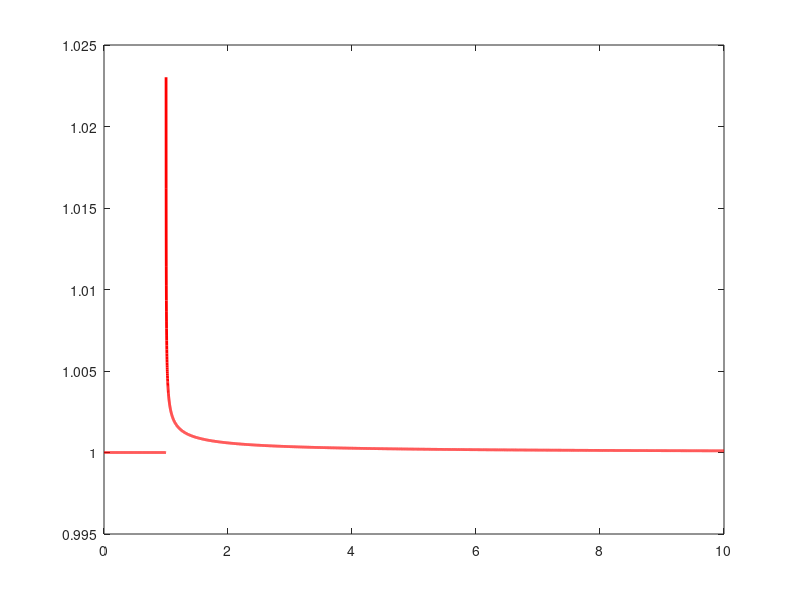

This chart was generated by the following MATLAB code:
% clear all;

Fs = 48000 ;
h = 0.05; % layer thickness
rho_1 = 780 ;% granite density
rho_0 = 1.21 ;% air density
sigma = 12000 ;% flow resistivity of melamine foam (Internet)
F = 0.99 ;% porosity of melamine foam (Internet)
alpha = 1.01 ;% tortuosity of melamine foam (Internet)
nu = 0.276 ;% Poisson ratio for melamine foam (Internet)
K_a = 1.42e5 ;% bulk modulus of the fluid in the pores (air)
Lambda = 100e-6 ;% characteristic viscous dimension
Lambda_s = 400e-6 ; % characteristic thermal dimension
eta = 15e-6 ;%air dynamic viscosity 
N = 86000*(1+0.05i) ;%shear modulus of melamine foam (Internet)
c0 = 343 ;
gamma = 1.4 ;% adiabatic coefficient for air
c_p = 1006 ;% constant pressure
khi = 26.2e-3 ;% temperature conductivity for air
k_0_s = 1.5e-9 ; %thermal permeability
K_s = 1e8;

sz = 5000 ;


freq = 2000 /sz ; 


omega = 2*pi*freq ;
theta = asin(0:0.001:10) ;%(1:1:90) / 180 * pi; %0/180*pi;


Pr = eta * c_p/khi; % Prandtl's number for air

M_s = 8*k_0_s/F/Lambda_s^2 ;
t_omega_s = rho_0*Pr*omega*k_0_s/eta/F ;
beta = gamma - (gamma-1)*(1+1./(-1i*t_omega_s).*sqrt(1-M_s/2*1i.*t_omega_s)).^(-1) ;
K_b = 2/3*N*(1+nu)/(1-2*nu) ;
K_f = K_a./beta ;




% P, Q, R for material with incompressible skeleton
P = 4/3*N + K_b + (1-F)^2/F*K_f ; %( (1-F)*(1-F-K_b/K_s)*K_s + F*K_s./K_f*K_b)./(1-F-K_b/K_s+F*K_s./K_f) + 4/3*N ;
Q = K_f*(1-F) ;%(1-F-K_b/K_s)*F*K_s./(1-F-K_b/K_s + F*K_s./K_f) ;
R = F*K_f ;%F^2*K_s./(1-F-K_b/K_s + F*K_s./K_f) ;

G = sqrt(1-4i*alpha^2*eta*rho_0.*omega/sigma^2/Lambda^2/F^2);
b = -sigma./omega*F^2.*G ;

rho_a = F*rho_0*(alpha - 1);
rho_11 = rho_1 + rho_a - 1i*b ;
rho_12 = -rho_a + 1i*b ;
rho_22 = F*rho_0 + rho_a - 1i*b ;





Delta = (P.*rho_22 + R.*rho_11 - 2*Q.*rho_12).^2 - 4*(P.*R-Q.^2).*(rho_11.*rho_22 - rho_12.^2) ;
delta_1 = sqrt(omega.^2/2./(P.*R-Q.^2).*(P.*rho_22 + R.*rho_11 - 2*Q.*rho_12 - sqrt(Delta))) ;
delta_2 = sqrt(omega.^2/2./(P.*R-Q.^2).*(P.*rho_22 + R.*rho_11 - 2*Q.*rho_12 + sqrt(Delta))) ;
delta_3 = sqrt( omega.^2/N .* (rho_11.*rho_22-rho_12.^2)./rho_22 ) ;

mu_1 = (P.*delta_1.^2 - omega.^2.*rho_11)./(omega.^2.*rho_12 - Q.*delta_1.^2) ;
mu_2 = (P.*delta_2.^2 - omega.^2.*rho_11)./(omega.^2.*rho_12 - Q.*delta_2.^2) ;
mu_3 = -rho_11./rho_22 ;

Z_1f = (R + Q./mu_1).*delta_1/F./omega ;
Z_2f = (R + Q./mu_2).*delta_2/F./omega ;

Z_1s = (P + Q.*mu_1).*delta_1./omega ;
Z_2s = (P + Q.*mu_2).*delta_2./omega ;

D = (1-F+F*mu_2) .* (Z_1s - (1-F)*Z_1f.*mu_1).*tan(delta_2*h) + (1-F+F*mu_1).*(Z_2f.*mu_2*(1-F) - Z_2s).*tan(delta_1*h) ;
Z = 1i*(Z_1s.*Z_2f.*mu_2 - Z_2s.*Z_1f.*mu_1)./D ;%%%%%%%%%??????????

%  figure;
% 
%  plot(freq,real(Z)/rho_0/c0) ; 
%  hold all;
%  plot(freq,imag(Z)/rho_0/c0) ;





k0 = omega/c0 ;
kii = k0 .* sin(theta) ;
theta = asin(kii/k0) ;
gamma_0 = sqrt(k0.^2 - kii.^2) ;
R = (1 - rho_0*omega./Z./gamma_0)./(1 + rho_0*omega./Z./gamma_0) ;


R = R(2:end);


%%%%%%%%%%FILTER%%%%%%%%%%%%%%%%%

 
c = 340 ;

f_max = Fs ; 
f_array = freq ;%(0:sz-1)*f_max /sz ; 
df = f_max/sz ;
k_source = 2*pi*f_array/c;

f_high = 4500 ; 
f_width =  500 ; 
mask_1 = 0.5*(1-tanh((f_array - f_high)/f_width)) + 0.5*(1+tanh((-f_max + f_array + f_high)/f_width)) ; 

    
f_low = 500 ; 
f_width = 100 ; 
mask_2 = (0.5*(1+tanh((f_array - f_low)/f_width))) .*( 0.5*(1-tanh((-f_max + f_array + f_low)/f_width))) ; 

mask = mask_1;%.*mask_2 ; 


 R = abs(R);%.*mask(2:end) ;

figure;
plot(kii(2:end)/k0, R, 'LineWidth',2,'Color','red') ;
% plot(theta(1:end-1)/pi*180, R, 'LineWidth',2,'Color','red') ;
% theta(1:end-1)/pi*180
